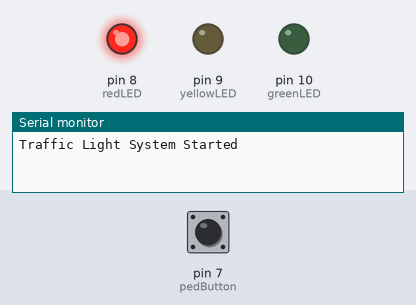
The sketch below on a simulated Arduino Uno, built with avr-gcc and run on an emulated ATmega328P. On the bench: output pins drawn as LEDs (lit = HIGH), the last lines printed to the serial monitor. The test bench sets the inputs (shaded band); at power-on: pin 7 (pedButton) HIGH.

Above: at 1.2 s.
1.3 s: pin 7 (pedButton) pulled LOW for 0.15 s
At 15.1 s:
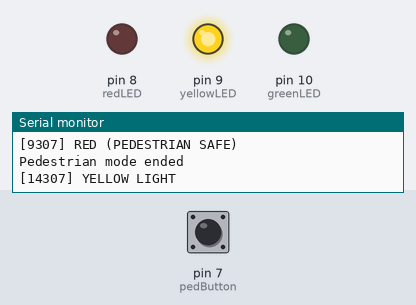
At 16.6 s:
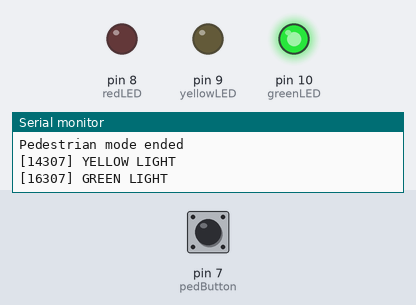
Timing chart, 0 to 17.8 s (numbered marks = the images above; inputs shaded):
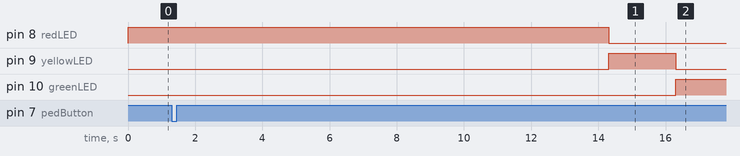

The sketch:

traffic_light.ino
```cpp
int redLED = 8;
int yellowLED = 9;
int greenLED = 10;

int pedButton = 7;

unsigned long previousMillis = 0;
unsigned long pedStartTime = 0;

bool pedestrianMode = false;

enum State {
  RED,
  YELLOW,
  GREEN
};

State currentState = RED;

void setup() {
  pinMode(redLED, OUTPUT);
  pinMode(yellowLED, OUTPUT);
  pinMode(greenLED, OUTPUT);

  pinMode(pedButton, INPUT_PULLUP);

  Serial.begin(9600);

  Serial.println("Traffic Light System Started");
}

void loop() {

  unsigned long currentMillis = millis();

  // Pedestrian button check
  if (digitalRead(pedButton) == LOW && !pedestrianMode) {
    pedestrianMode = true;
    pedStartTime = currentMillis;
    currentState = RED;

    Serial.print("[");
    Serial.print(currentMillis);
    Serial.println("] PEDESTRIAN MODE ACTIVATED");
  }

  // Pedestrian mode active
  if (pedestrianMode) {

    currentState = RED;
    setLights(1, 0, 0);

    Serial.print("[");
    Serial.print(currentMillis);
    Serial.println("] RED (PEDESTRIAN SAFE)");

    if (currentMillis - pedStartTime >= 8000) {
      pedestrianMode = false;
      previousMillis = currentMillis;
      Serial.println("Pedestrian mode ended");
    }

    delay(500);
    return;
  }

  // Normal traffic cycle
  if (currentState == RED && currentMillis - previousMillis >= 5000) {
    currentState = YELLOW;
    previousMillis = currentMillis;
    Serial.print("[");
    Serial.print(currentMillis);
    Serial.println("] YELLOW LIGHT");
  }

  else if (currentState == YELLOW && currentMillis - previousMillis >= 2000) {
    currentState = GREEN;
    previousMillis = currentMillis;
    Serial.print("[");
    Serial.print(currentMillis);
    Serial.println("] GREEN LIGHT");
  }

  else if (currentState == GREEN && currentMillis - previousMillis >= 4000) {
    currentState = RED;
    previousMillis = currentMillis;
    Serial.print("[");
    Serial.print(currentMillis);
    Serial.println("] RED LIGHT");
  }

  setLights(
    currentState == RED,
    currentState == YELLOW,
    currentState == GREEN
  );
}

void setLights(int r, int y, int g) {
  digitalWrite(redLED, r);
  digitalWrite(yellowLED, y);
  digitalWrite(greenLED, g);
}
```
